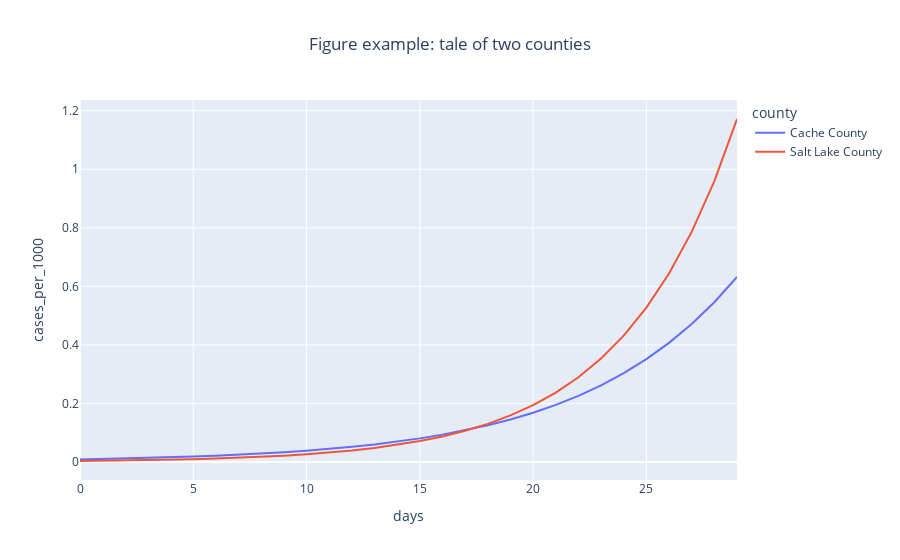

The code cell stored with this chart in its notebook:
### Markdown cell above
This confirms what was already seen in the scatter plot. And now we have an estimate for the relationship. 

The data changes everyday but today (April 4, 2020) the estimate is 0.0202 which means for a unit increase in log(density) the model estimates a 0.0202 increase in the slope. To getting a feeling for what this means, I'm going to compare two different counties and what the model estimates the CV case growth would be. First, Cache County, Utah has a population density of 96 people per sq mile. The model estimates a slope of $0.0548 + 0.0202 * log(96) = 0.1469$. Second, Salt Lake County has a population density of 1300 people per sq mile and the model estimates a slope of $0.0548 + 0.0202 * log(1300) = 0.1996$. A little bit of math and we get
Cache county: 

$$ cases(t) = e^{.1469 t} $$

Salt Lake County:

$$ cases(t) = e^{.1996 t} $$


We can graph these functions and can see they diverge pretty quick.

### Code cell
compare = pd.DataFrame({'days': list(range(0,30))})
Y_cache = np.exp(.1469 * compare)
compare['cases_per_1000'] = Y_cache/112
compare['county'] = 'Cache County'

compare2 = pd.DataFrame({'days': list(range(0,30))})
Y_sl = np.exp(.1996 * (compare2+7))
compare2['cases_per_1000'] = Y_sl/1127
compare2['county'] = 'Salt Lake County'
compare = compare.append(compare2, ignore_index=True)

figtest = px.line(compare, x="days", y="cases_per_1000", color='county',
               title='Figure example: tale of two counties')
figtest.update(layout=dict(title=dict(x=0.5)))
figtest.show()

### Figure 1 — Plotly figure (JSON) as saved in the notebook; plotly's stock layout.template omitted (floating-point values rounded to 4 significant figures)
{"data": [{"hovertemplate": "county=Cache County<br>days=%{x}<br>cases_per_1000=%{y}<extra></extra>", "legendgroup": "Cache County", "line": {"color": "#636efa", "dash": "solid"}, "mode": "lines", "name": "Cache County", "showlegend": true, "type": "scatter", "x": [0, 1, 2, 3, 4, 5, 6, 7, 8, 9, 10, 11, 12, 13, 14, 15, 16, 17, 18, 19, 20, 21, 22, 23, 24, 25, 26, 27, 28, 29], "xaxis": "x", "y": [0.008929, 0.01034, 0.01198, 0.01387, 0.01607, 0.01861, 0.02156, 0.02497, 0.02892, 0.03349, 0.03879, 0.04493, 0.05204, 0.06028, 0.06982, 0.08086, 0.09366, 0.1085, 0.1256, 0.1455, 0.1686, 0.1952, 0.2261, 0.2619, 0.3033, 0.3513, 0.4069, 0.4713, 0.5459, 0.6323], "yaxis": "y"}, {"hovertemplate": "county=Salt Lake County<br>days=%{x}<br>cases_per_1000=%{y}<extra></extra>", "legendgroup": "Salt Lake County", "line": {"color": "#EF553B", "dash": "solid"}, "mode": "lines", "name": "Salt Lake County", "showlegend": true, "type": "scatter", "x": [0, 1, 2, 3, 4, 5, 6, 7, 8, 9, 10, 11, 12, 13, 14, 15, 16, 17, 18, 19, 20, 21, 22, 23, 24, 25, 26, 27, 28, 29], "xaxis": "x", "y": [0.003588, 0.004381, 0.005349, 0.00653, 0.007973, 0.009734, 0.01188, 0.01451, 0.01772, 0.02163, 0.02641, 0.03224, 0.03936, 0.04806, 0.05868, 0.07164, 0.08747, 0.1068, 0.1304, 0.1592, 0.1943, 0.2373, 0.2897, 0.3537, 0.4318, 0.5272, 0.6437, 0.7859, 0.9595, 1.172], "yaxis": "y"}], "layout": {"legend": {"title": {"text": "county"}, "tracegroupgap": 0}, "title": {"text": "Figure example: tale of two counties", "x": 0.5}, "xaxis": {"anchor": "y", "domain": [0, 1], "title": {"text": "days"}}, "yaxis": {"anchor": "x", "domain": [0, 1], "title": {"text": "cases_per_1000"}}}}
